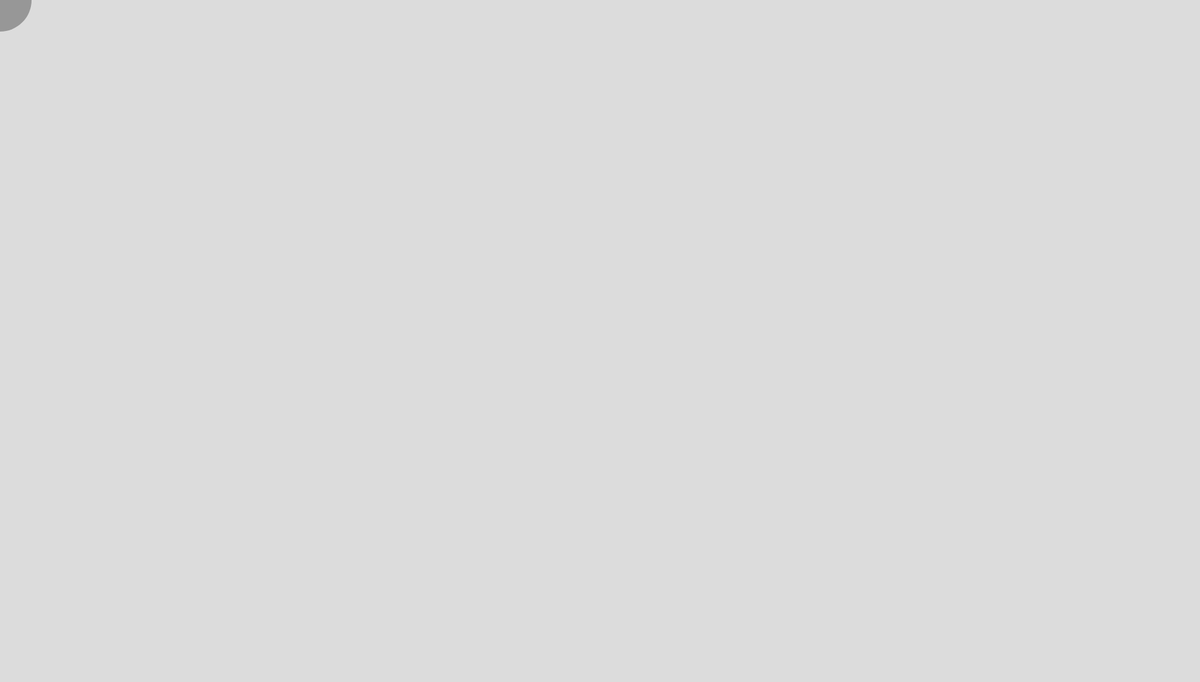
Frame 1 (no input)
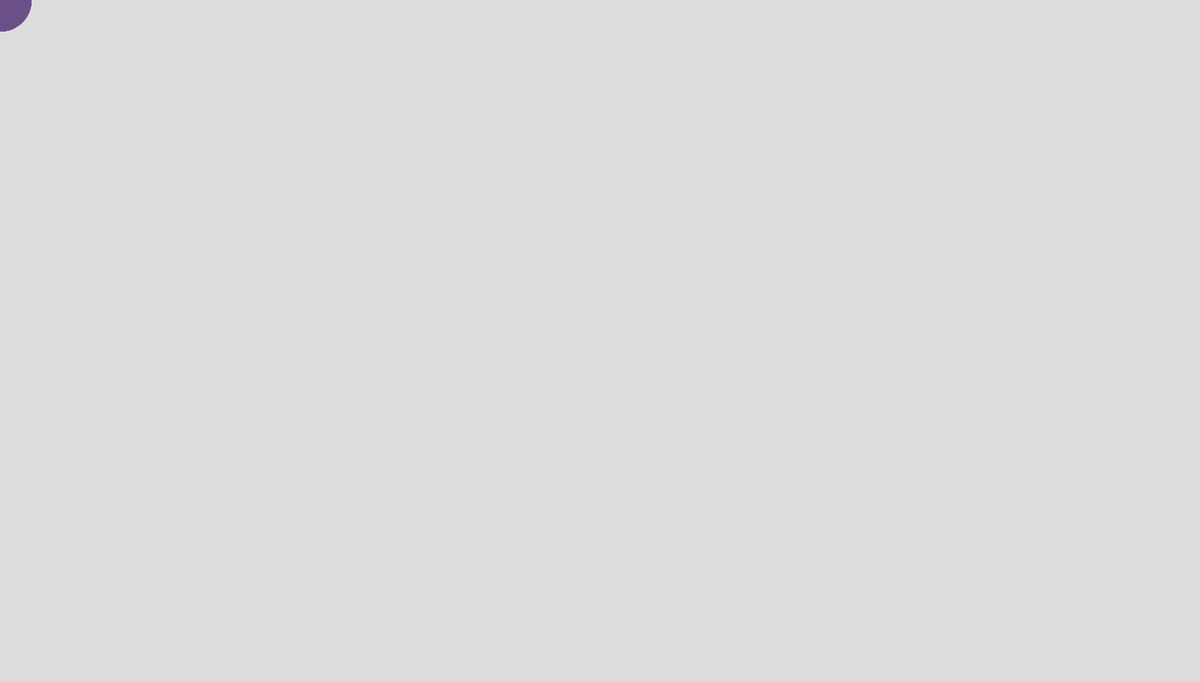
Frame 60 (no input)
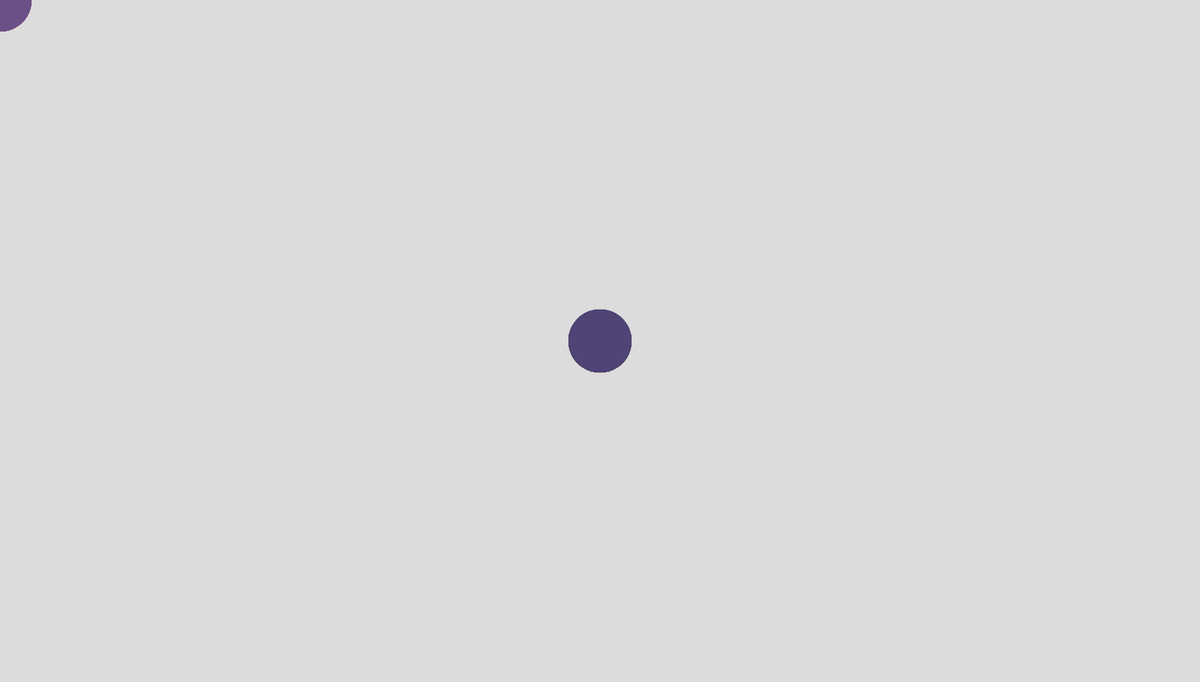
Frame 120 (the mouse pressed at the canvas centre since frame 60)

The p5.js sketch that drew these frames (run headless with seeded random() and noise() and a simulated clock; from frame 60 on, the mouse is pressed at the canvas centre):

// p5.js sketch
// ── sketch.js
function setup() {
  createCanvas(1900, 1080);
 background(220);
}
let t = 0,t2 = 0,t3 = 0;
function draw() 
{
  x = noise(t);
  y = noise(t2);
  z = noise(t3);
  t = t + 0.005;
  t2 = t2 + 0.025;
  t3 = t3 + 0.037;
  x = map(x,0,1,0,225);
  y = map(y,0,1,0,225);
  z = map(z,0,1,0,225);
  let i = 0 
  fill(x,y,z);
  noStroke();
  ellipse(mouseX,mouseY,100,100);
  
}
